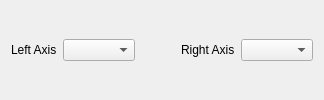
            <widget class="QMplTwinxPlot" name="plot_op">
             <attribute name="title">
              <string>📈 Grapth</string>
             </attribute>
             <layout class="QVBoxLayout" name="verticalLayout_8">
              <item>
               <layout class="QHBoxLayout" name="horizontalLayout_11">
                <item>
                 <widget class="QLabel" name="label_16">
                  <property name="sizePolicy">
                   <sizepolicy hsizetype="Maximum" vsizetype="Preferred">
                    <horstretch>0</horstretch>
                    <verstretch>0</verstretch>
                   </sizepolicy>
                  </property>
                  <property name="text">
                   <string>Left Axis</string>
                  </property>
                 </widget>
                </item>
                <item>
                 <widget class="QComboBox" name="op_ax_left">
                  <property name="sizePolicy">
                   <sizepolicy hsizetype="Expanding" vsizetype="Fixed">
                    <horstretch>0</horstretch>
                    <verstretch>0</verstretch>
                   </sizepolicy>
                  </property>
                 </widget>
                </item>
                <item>
                 <spacer name="horizontalSpacer_5">
                  <property name="orientation">
                   <enum>Qt::Horizontal</enum>
                  </property>
                  <property name="sizeHint" stdset="0">
                   <size>
                    <width>40</width>
                    <height>20</height>
                   </size>
                  </property>
                 </spacer>
                </item>
                <item>
                 <widget class="QLabel" name="label_17">
                  <property name="sizePolicy">
                   <sizepolicy hsizetype="Maximum" vsizetype="Preferred">
                    <horstretch>0</horstretch>
                    <verstretch>0</verstretch>
                   </sizepolicy>
                  </property>
                  <property name="text">
                   <string>Right Axis</string>
                  </property>
                 </widget>
                </item>
                <item>
                 <widget class="QComboBox" name="op_ax_right">
                  <property name="sizePolicy">
                   <sizepolicy hsizetype="Expanding" vsizetype="Fixed">
                    <horstretch>0</horstretch>
                    <verstretch>0</verstretch>
                   </sizepolicy>
                  </property>
                 </widget>
                </item>
               </layout>
              </item>
             </layout>
            </widget>
